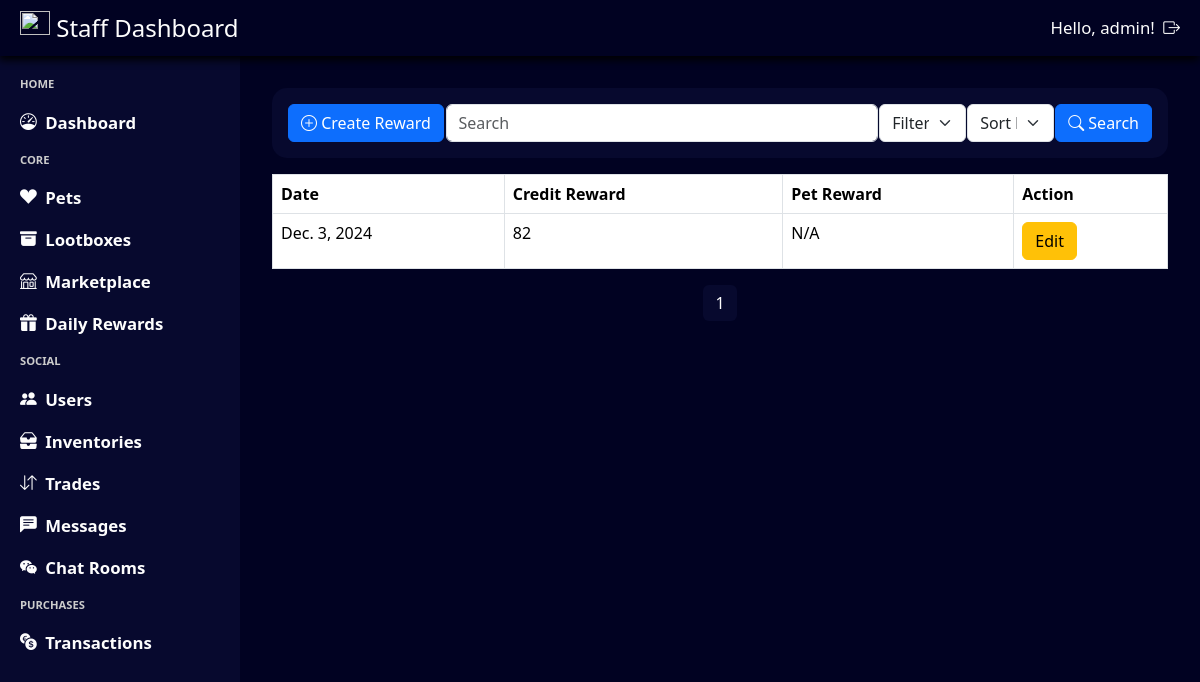
Before: /staff/rewards/ (signed in) with the older database file.
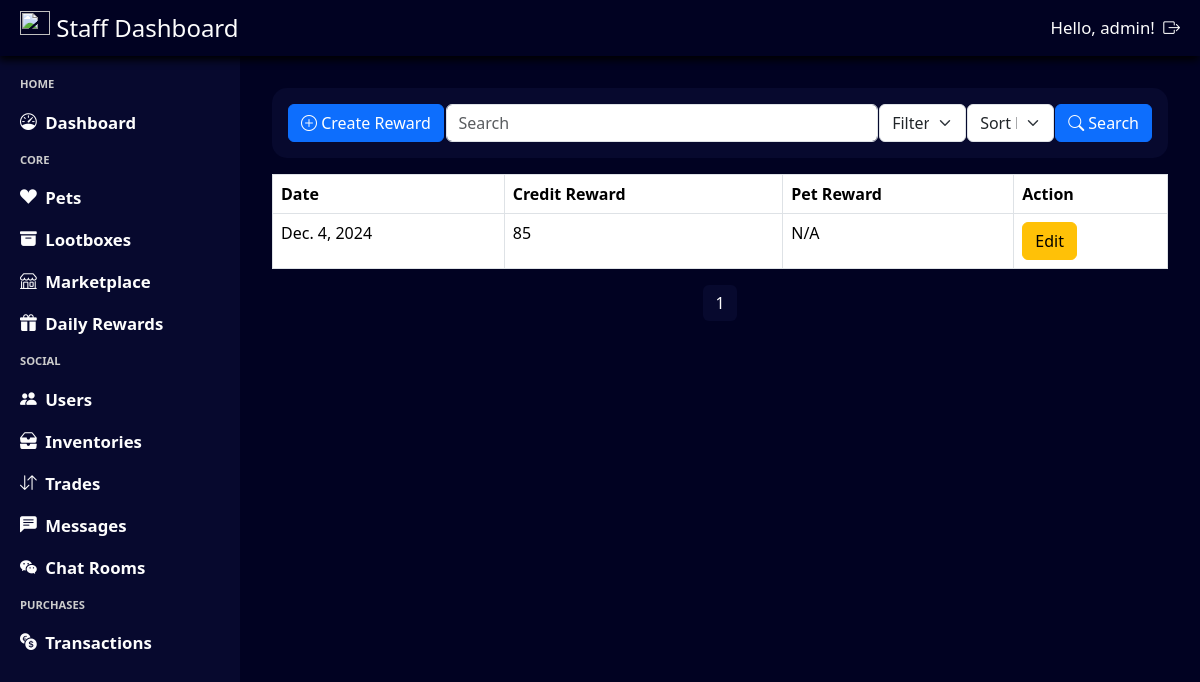
After: the same page with the newer database file.
### daily_rewards/models.py (models this page shows, shortened)
class Reward(models.Model):
    date = models.DateField(default=datetime.date.today,unique=True)  # Date of the reward
    credit_reward = models.IntegerField(default=100)  # Reward details
    pet_reward = models.ForeignKey(Pet, on_delete=models.CASCADE,  null=True, blank=True)  # Reward details

### admin_system/views.py (the view, shortened to what this page needs)
# urls.py: path('rewards/', views.query_staff_rewards, name='query_staff_rewards'),
@login_required(login_url='admin_login')
@user_passes_test(login_url='admin_login', test_func=is_staff)
def query_staff_rewards(request):
    query = request.GET.get('search', '')
    filter_by = request.GET.get('filter', '')
    sort_by = request.GET.get('sort', '')
    staff_rewards = Reward.objects.all()
    if sort_by == 'descending':
        staff_rewards = staff_rewards.reverse()
    paginator = Paginator(staff_rewards, 10)  # Show 10 staff rewards per page
    page_number = request.GET.get('page')
    page_obj = paginator.get_page(page_number)
    return render(request, 'staff_rewards.html', {'page_obj': page_obj, 'pets': Pet.objects.all().order_by('pet_species')})

### admin_system/views.py (called while the page is built)
def is_staff(user):
    return user.is_staff

### base_template/context_processor.py (called while the page is built)
def profile_context(request):
    if request.user.is_authenticated:
        try:
            profile = Profile.objects.get(user = request.user)
            return {'navbar_profile': profile}
        except Profile.DoesNotExist:
            return {'navbar_profile': None}
    return {'navbar_profile': None}

### notification/context_processor.py (called while the page is built)
def notification_context(request):
    if request.user.is_authenticated:
        notifications = Notification.objects.filter(user=request.user, notif_status=Notification.Status.unread).count()
        return {'notifications': notifications}
    return {'notifications': 0}

### admin_system/templates/staff_rewards.html (shortened to what this page needs)
{% extends "staff_template.html" %}
{% load static %}
{% block css %}
    <link rel="stylesheet" href="{% static 'staff_rewards.css' %}"/>
{% endblock %}
{% block content %}
<div class="staff-rewards-container">
    <form class="staff-rewards-header" method="get" action="{% url 'query_staff_rewards' %}">
        <button type="button" class="btn btn-primary" data-toggle="modal" data-target="#createRewardModal">
            <i class="bi bi-plus-circle"></i> Create Reward
        </button>
        <div id="search-container">
            <input type="text" name="search" class="form-control staff-rewards-header-search" placeholder="Search" aria-label="Search" aria-describedby="basic-addon1">
        </div>
        <select name="filter" class="form-select staff-rewards-header-filter" aria-label="Filter">
            <option value="date" selected>Filter by: Date</option>
        </select>
        <select name="sort" class="form-select staff-rewards-header-sort" aria-label="Sort">
            <option value="" selected disabled>Sort by:</option>
        </select>
        <button class="btn btn-primary staff-rewards-header-button" id="staff-rewards-header-button-search">
            <i class="bi bi-search"></i>
            Search
        </button>
    </form>
    <table class="table table-bordered">
        <thead>
            <tr>
                <th>Date</th>
                <th>Credit Reward</th>
                <th>Pet Reward</th>
                <th>Action</th>
            </tr>
        </thead>
        <tbody>
            {% for reward in page_obj %}
            <tr>
                <td>{{ reward.date }}</td>
                <td>{{ reward.credit_reward }}</td>
                <td>{% if reward.pet_reward %}{{ reward.pet_reward.pet_species }}{% else %}N/A{% endif %}</td>
                <td>
                    <button type="button" class="btn btn-warning" data-toggle="modal" data-target="#editRewardModal{{ reward.id }}">Edit</button>
                </td>
            </tr>
            {% endfor %}
        </tbody>
    </table>
    <nav aria-label="Page navigation">
        <ul class="pagination">
            {% for num in page_obj.paginator.page_range %}
                {% if page_obj.number == num %}
                    <li class="page-item active"><a class="page-link" href="#">{{ num }}</a></li>
                {% elif num > page_obj.number|add:'-3' and num < page_obj.number|add:'3' %}
                    <li class="page-item"><a class="page-link" href="?page={{ num }}">{{ num }}</a></li>
                {% endif %}
            {% endfor %}
        </ul>
    </nav>
</div>
{% endblock %}

Changed rows visible on the page:
changed Reward: date "Dec. 3, 2024" → "Dec. 4, 2024"; credit_reward "82" → "85"
